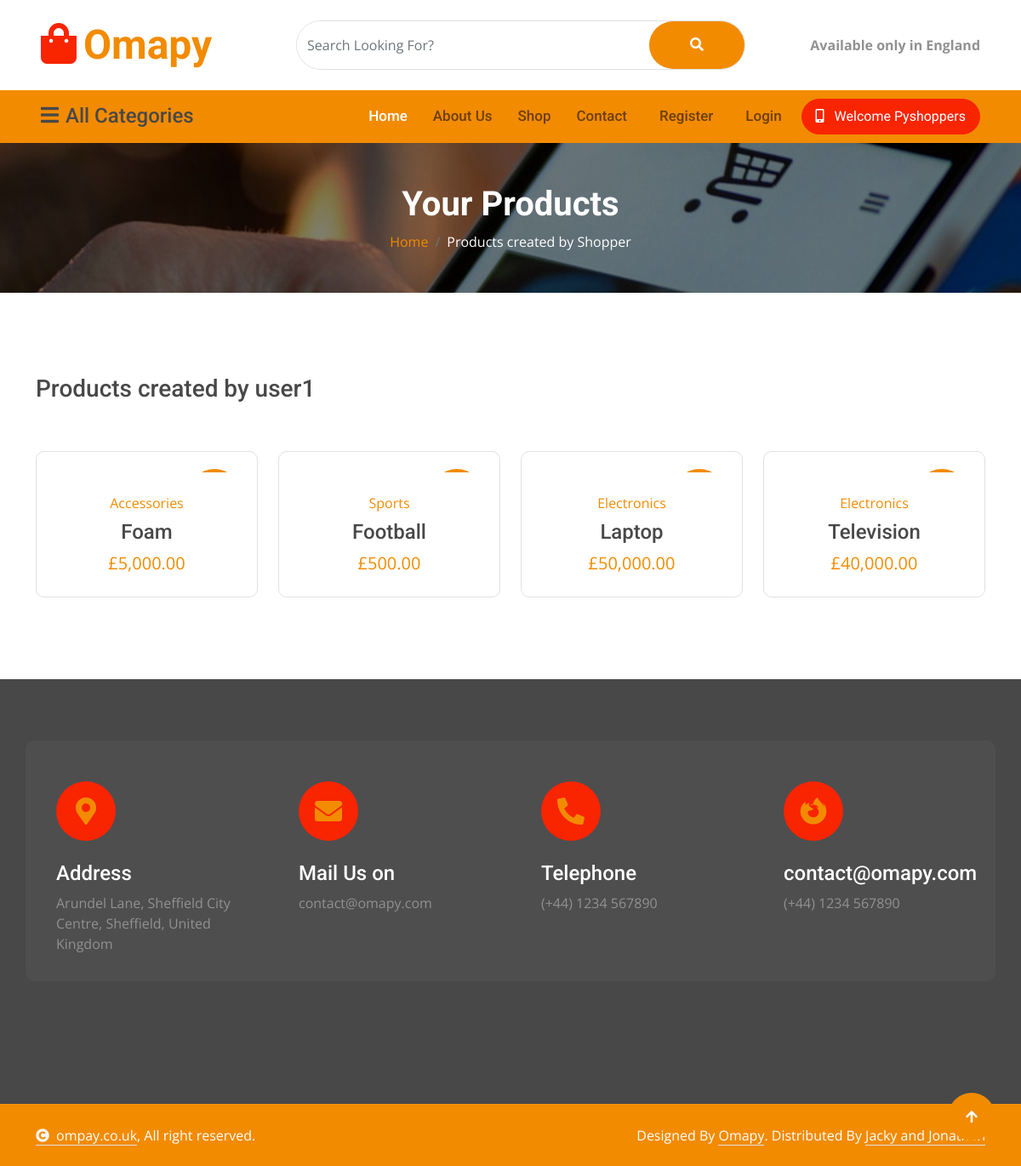
Page /products/2/ on the earlier database version.
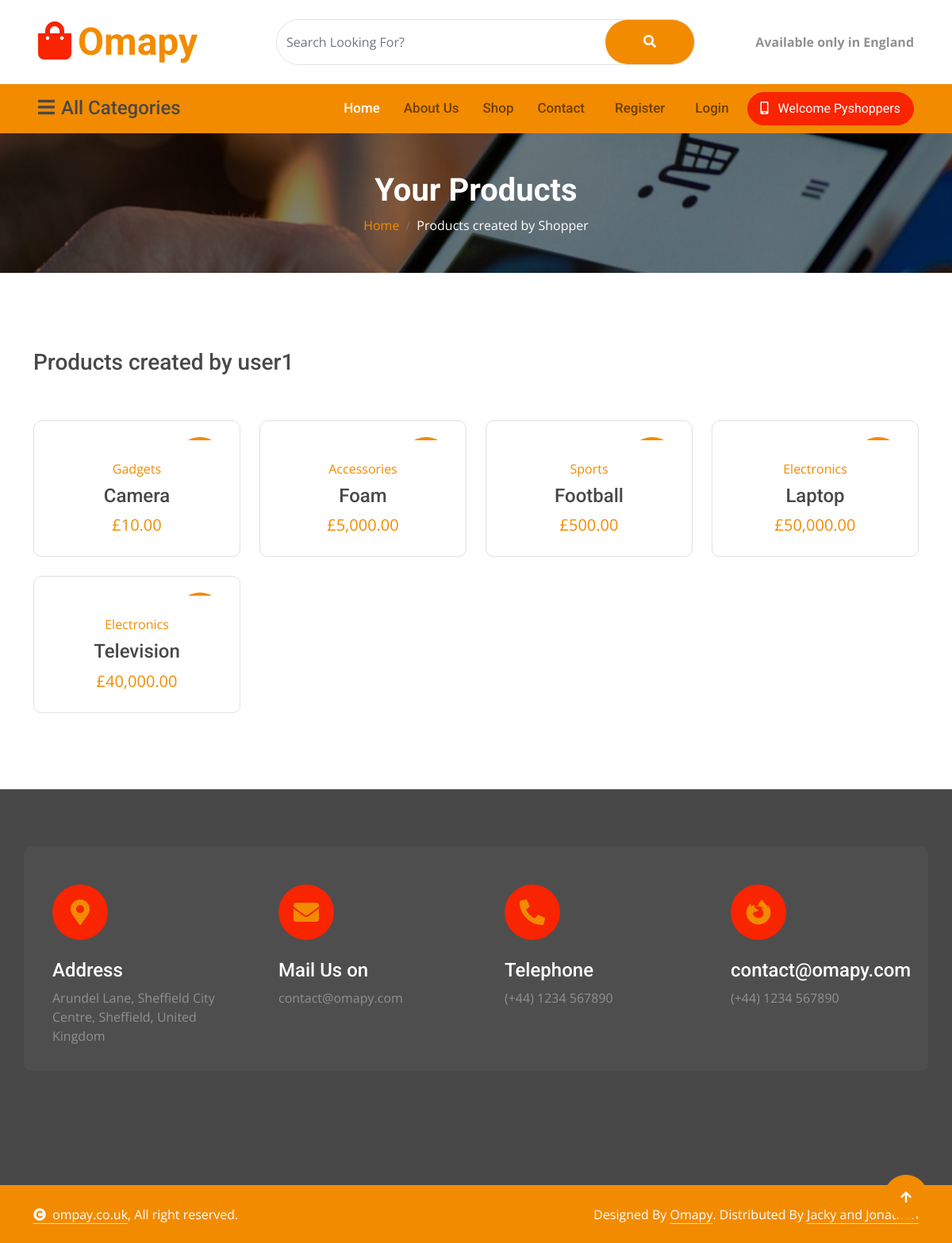
Same page on the later database version.
### tables this page shows
CREATE TABLE products (
    id INTEGER PRIMARY KEY AUTOINCREMENT,
    created TIMESTAMP DEFAULT CURRENT_TIMESTAMP,
    user INTEGER NOT NULL REFERENCES users(id),
    product_name TEXT NOT NULL,
    product_price INTEGER NOT NULL,
    product_category TEXT,
    product_brand TEXT,
    product_description TEXT,
    product_image TEXT,
    product_gallery1 TEXT,
    product_gallery2 TEXT,
    product_gallery3 TEXT
);

### app.py (the view)
@app.route('/products/<int:user_id>/')
def userProducts(user_id):
    if is_admin():
        product_list = get_all_products()
    else:
        product_list = get_products_by_user(user_id)
        user = get_user_by_id(user_id)
    return render_template('products.html', title=f"Products created by {user['username']}",  products=product_list, products_user=user_id)

### app.py (called while the page is built)
@app.context_processor
def inject_csrf_token():
    return dict(csrf_token=generate_csrf())

@app.context_processor
def inject_site_name():
    return dict(siteName=siteName)

@app.context_processor
def inject_user():
    return {
        "username": session.get("username", "Shopper"),
        "user_id": session.get("user_id")
    }

def is_admin():
    return session.get('user_id') == 8

@app.context_processor
def inject_admin():
    return dict(is_admin=is_admin)

@app.template_filter()
def get_username(user_id):
    user = get_user_by_id(user_id)
    return user['username'] if user else 'Unknown'

@app.template_filter('gbp')
def gbp(value):
    try:
        return "£{:,.2f}".format(float(value))
    except (ValueError, TypeError):
        return "£0.00"

@app.context_processor
def inject_categories():
    return {
        "categories": get_categories_with_count()
    }

### db/db.py (called while the page is built)
def get_db_connection():
    BASE_DIR = os.path.dirname(os.path.abspath(__file__))  # Get the directory of the current file
    DB_PATH = os.path.join(BASE_DIR, 'database.db') # Construct the full path to the database file
    conn = sqlite3.connect(DB_PATH)                 # Connect to the database
    conn.row_factory = sqlite3.Row                  # Enable dictionary-like access to rows
    return conn

def get_user_by_id(user_id):
    conn = get_db_connection()
    user = conn.execute('SELECT * FROM users WHERE id = ?', (user_id,)).fetchone()
    conn.close()
    if user is None:
        abort(404)
    return user

def get_products_by_user(user=None, limit=None, order_by='product_name ASC'):
    conn = get_db_connection()
    query = 'SELECT * FROM products'
    if user:
        query += ' WHERE user = ?'
    query += f' ORDER BY {order_by}'
    if limit:
        query += f' LIMIT {limit}'
    if user:
        products = conn.execute(query, (user,)).fetchall()
    else:
        products = conn.execute(query).fetchall()
    conn.close()
    return products

def get_categories_with_count():
    conn = get_db_connection()
    categories = conn.execute("""
        SELECT product_category, COUNT(*) as total
        FROM products
        GROUP BY product_category
        ORDER BY product_category ASC
    """).fetchall()
    conn.close()
    return categories

### templates/products.html (shortened to what this page needs)
{% extends "base.html" %}
{% block content %}
<div class="container-fluid page-header py-5">
    <h1 class="text-center text-white display-6 wow fadeInUp" data-wow-delay="0.1s">Your Products</h1>
    <ol class="breadcrumb justify-content-center mb-0 wow fadeInUp" data-wow-delay="0.3s">
        <li class="breadcrumb-item"><a href="/">Home</a></li>
        <li class="breadcrumb-item active text-white">Products created by {{username}}</li>
    </ol>
</div>
<div class="container-fluid product py-5">
    <div class="container py-5">
        <div class="tab-class">
            <div class="row g-4">
                <div class="col-lg-4 text-start wow fadeInLeft" data-wow-delay="0.1s">
                    <h3>{{title}}</h3>
                </div>
                <div class="col-lg-8 text-end wow fadeInRight" data-wow-delay="0.1s">
                </div>
            </div>
            <div class="tab-content">
                <div id="tab-1" class="tab-pane fade show p-0 active">
                    <div class="row g-4">
                        {% for product in products %}
                        <div class="col-md-6 col-lg-4 col-xl-3">
                            <div class="product-item rounded wow fadeInUp" data-wow-delay="0.1s">
                                <div class="product-item-inner border rounded">
                                    <div class="product-item-inner-item">
                                        <div class="product-new">{{product['product_brand']}}</div>
                                    </div>
                                    <div class="text-center rounded-bottom p-4">
                                        <a href="{{ url_for('product', id=product['id']) }}"
                                            class="d-block mb-2">{{product['product_category']}}</a>
                                        <a href="{{ url_for('product', id=product['id']) }}"
                                            class="d-block h4">{{product['product_name']}} </a>
                                        <span class="text-primary fs-5"> {{ product['product_price'] | gbp }}</span>
                                    </div>
                                </div>
                            </div>
                        </div>
                        {% else %}
                        <p class="text-muted">No products available.</p>
                        {% endfor %}
                    </div>
                </div>
            </div>
        </div>
    </div>
</div>
{% endblock %}

### templates/base.html (shortened to what this page needs)
<!DOCTYPE html>
<html lang="en">
<head>
    <link rel="stylesheet" href="https://use.fontawesome.com/releases/v5.15.4/css/all.css" />
    <link href="https://cdn.jsdelivr.net/npm/bootstrap-icons@1.4.1/font/bootstrap-icons.css" rel="stylesheet">
    <link href="{{ url_for('static', filename='lib/animate/animate.min.css') }}" rel="stylesheet">
    <link href="{{ url_for('static', filename='lib/owlcarousel/assets/owl.carousel.min.css') }}" rel="stylesheet">
    <link href="{{ url_for('static', filename='css/bootstrap.min.css') }}" rel="stylesheet">
    <link href="{{url_for ('static', filename='css/style.css') }}" rel="stylesheet">
</head>
<body>
    <div class="container-fluid px-5 py-4 d-none d-lg-block">
        <div class="row gx-0 align-items-center text-center">
            <div class="col-md-4 col-lg-3 text-center text-lg-start">
                <div class="d-inline-flex align-items-center">
                    <a href="/" class="navbar-brand p-0">
                        <h1 class="display-5 text-primary m-0"><i
                                class="fas fa-shopping-bag text-secondary me-2"></i>Omapy</h1>
                    </a>
                </div>
            </div>
            <div class="col-md-4 col-lg-6 text-center">
                <div class="position-relative ps-4">
                    <form method="get" action="{{ url_for('search_product') }}">
                        <div class="d-flex border rounded-pill">
                            <input class="form-control border-0 rounded-pill w-100 py-3" type="text" name="q"
                                value="{{ request.args.get('q', '') }}" placeholder="Search Looking For?" required>
                            <button type="submit" class="btn btn-primary rounded-pill py-3 px-5" style="border: 0;">
                                <i class="fas fa-search"></i>
                            </button>
                        </div>
                    </form>
                </div>
            </div>
            <div class="col-md-4 col-lg-3 text-center text-lg-end">
                <div class="d-inline-flex align-items-center">
                    <b> Available only in England </b>
                </div>
            </div>
        </div>
    </div>
    <div class="container-fluid nav-bar p-0">
        <div class="row gx-0 bg-primary px-5 align-items-center">
            <div class="col-lg-3 d-none d-lg-block">
                <nav class="navbar navbar-light position-relative" style="width: 250px;">
                    <button class="navbar-toggler border-0 fs-4 w-100 px-0 text-start" type="button"
                        data-bs-toggle="collapse" data-bs-target="#allCat">
                        <h4 class="m-0"><i class="fa fa-bars me-2"></i>All Categories</h4>
                    </button>
                </nav>
            </div>
            <div class="col-12 col-lg-9">
                <nav class="navbar navbar-expand-lg navbar-light bg-primary ">
                    <div class="collapse navbar-collapse" id="navbarCollapse">
                        <div class="navbar-nav ms-auto py-0">
                            <a href="/" class="nav-item nav-link active">Home</a>
                            <a href="/about" class="nav-item nav-link">About Us</a>
                            <a href="/shop" class="nav-item nav-link">Shop</a>
                            <a href="/contact" class="nav-item nav-link me-2">Contact</a>
                            {% if session['user_id'] %}
                            <a href="/products" class="nav-item nav-link me-2">My Products</a>
                            <a href="/logout" class="nav-item nav-link me-2">Log Out</a>
                            {% else %}
                            <a href="/register" class="nav-item nav-link me-2">Register</a>
                            <a href="/login" class="nav-item nav-link me-2">Login</a>
                            {% endif %}
                        </div>
                        {% if session['user_id'] %}
                        <a href="" class="btn btn-secondary rounded-pill py-2 px-4 px-lg-3 mb-3 mb-md-3 mb-lg-0"><i
                                class="fa fa-mobile-alt me-2"></i> Welcome {{ username }} </a>
                        {% else %}
                        <a href="" class="btn btn-secondary rounded-pill py-2 px-4 px-lg-3 mb-3 mb-md-3 mb-lg-0"><i
                                class="fa fa-mobile-alt me-2"></i> Welcome Pyshoppers </a>
                        {% endif %}
                    </div>
                </nav>
            </div>
        </div>
    </div>
    {% block content %}{% endblock %}
    <div class="container-fluid footer py-5 wow fadeIn" data-wow-delay="0.2s">
        <div class="container py-5">
            <div class="row g-4 rounded mb-5" style="background: rgba(255, 255, 255, .03);">
                <div class="col-md-6 col-lg-6 col-xl-3">
                    <div class="rounded p-4">
                        <div class="rounded-circle bg-secondary d-flex align-items-center justify-content-center mb-4"
                            style="width: 70px; height: 70px;">
                            <i class="fas fa-map-marker-alt fa-2x text-primary"></i>
                        </div>
                        <div>
                            <h4 class="text-white">Address</h4>
                            <p class="mb-2">Arundel Lane, Sheffield City Centre, Sheffield, United Kingdom</p>
                        </div>
                    </div>
                </div>
                <div class="col-md-6 col-lg-6 col-xl-3">
                    <div class="rounded p-4">
                        <div class="rounded-circle bg-secondary d-flex align-items-center justify-content-center mb-4"
                            style="width: 70px; height: 70px;">
                            <i class="fas fa-envelope fa-2x text-primary"></i>
                        </div>
                        <div>
                            <h4 class="text-white">Mail Us on</h4>
                            <p class="mb-2">contact@omapy.com</p>
                        </div>
                    </div>
                </div>
                <div class="col-md-6 col-lg-6 col-xl-3">
                    <div class="rounded p-4">
                        <div class="rounded-circle bg-secondary d-flex align-items-center justify-content-center mb-4"
                            style="width: 70px; height: 70px;">
                            <i class="fa fa-phone-alt fa-2x text-primary"></i>
                        </div>
                        <div>
                            <h4 class="text-white">Telephone</h4>
                            <p class="mb-2">(+44) 1234 567890</p>
                        </div>
                    </div>
                </div>
                <div class="col-md-6 col-lg-6 col-xl-3">
                    <div class="rounded p-4">
                        <div class="rounded-circle bg-secondary d-flex align-items-center justify-content-center mb-4"
                            style="width: 70px; height: 70px;">
                            <i class="fab fa-firefox-browser fa-2x text-primary"></i>
                        </div>
                        <div>
                            <h4 class="text-white">contact@omapy.com</h4>
                            <p class="mb-2">(+44) 1234 567890</p>
                        </div>
                    </div>
                </div>
            </div>
        </div>
    </div>
    <div class="container-fluid copyright py-4">
        <div class="container">
            <div class="row g-4 align-items-center">
                <div class="col-md-6 text-center text-md-start mb-md-0">
                    <span class="text-white"><a href="#" class="border-bottom text-white"><i
                                class="fas fa-copyright text-light me-2"></i>ompay.co.uk</a>, All right
                        reserved.</span>
                </div>
                <div class="col-md-6 text-center text-md-end text-white">
                    Designed By <a class="border-bottom text-white" href="https://htmlcodex.com">Omapy</a>.
                    Distributed By <a class="border-bottom text-white" href="https://themewagon.com">Jacky and
                        Jonathan</a>
                </div>
            </div>
        </div>
    </div>
    <a href="#" class="btn btn-primary btn-lg-square back-to-top"><i class="fa fa-arrow-up"></i></a>
</body>
</html>

### static/css/style.css (style rules this page uses)
.back-to-top { position: fixed; right: 30px; bottom: 30px; display: flex; width: 45px; height: 45px; align-items: center; justify-content: center; transition: 0.5s; z-index: 99; }
.btn { font-weight: 600; transition: .5s; }
.btn-lg-square { width: 56px; height: 56px; }
.btn-square, .btn-sm-square, .btn-md-square, .btn-lg-square { padding: 0; display: flex; align-items: center; justify-content: center; font-weight: normal; border-radius: 50%; }
.btn.btn-primary { background: var(--bs-primary) !important; color: var(--bs-white) !important; font-family: 'Roboto', sans-serif; font-weight: 400; transition: 0.5s; }
.btn.btn-secondary { background: var(--bs-secondary) !important; color: var(--bs-white); font-family: 'Roboto', sans-serif; font-weight: 400; border: 1px solid var(--bs-secondary); transition: 0.5s; }
.nav-bar .navbar.navbar-light { padding: 0 !important; }
.nav-bar .navbar .navbar-nav .nav-link { padding: 18px 15px; font-weight: 500; font-family: 'Roboto', sans-serif; font-size: 17px; transition: .5s; }
.navbar .navbar-nav .nav-link:hover, .navbar .navbar-nav .nav-link.active, .fixed-top.bg-white .navbar .navbar-nav .nav-link:hover, .fixed-top.bg-white .navbar .navbar-nav .nav-link.active { color: var(--bs-white); }
.navbar .navbar-toggler { padding: 5px 15px; }
.nav-bar .navbar-toggler { border-radius: 5px !important; box-shadow: none !important; }
.page-header { position: relative; padding: 100px 0; background: linear-gradient(rgba(0, 0, 0, 0.5), rgba(0, 0, 0, 0.5)), url(../img/carousel-1.jpg); background-position: center top; background-repeat: no-repeat; background-attachment: fixed; }
.product .product-item { width: 100%; height: 100%; position: relative; }
.product .product-item .product-item-inner { height: 100%; }
.product .product-item .product-item-inner .product-item-inner-item { position: relative; border-top-right-radius: 10px; border-top-left-radius: 10px; overflow: hidden; }
.product .product-item .product-item-inner .product-item-inner-item .product-new, .product .product-item .product-item-inner .product-item-inner-item .product-sale { position: absolute; width: 60px; height: 60px; border-radius: 60px; top: 20px; right: 20px; display: flex; align-items: center; justify-content: center; }
.product .product-item .product-item-inner .product-item-inner-item .product-new { background: var(--bs-primary); color: var(--bs-white); }
.footer { background: var(--bs-dark); }
.copyright { border-top: 1px solid rgba(255, 255, 255, 0.08); background: var(--bs-primary) !important; }

Differences in the rows shown:
added products: product_category "Gadgets", product_price|gbp "£10.00"
